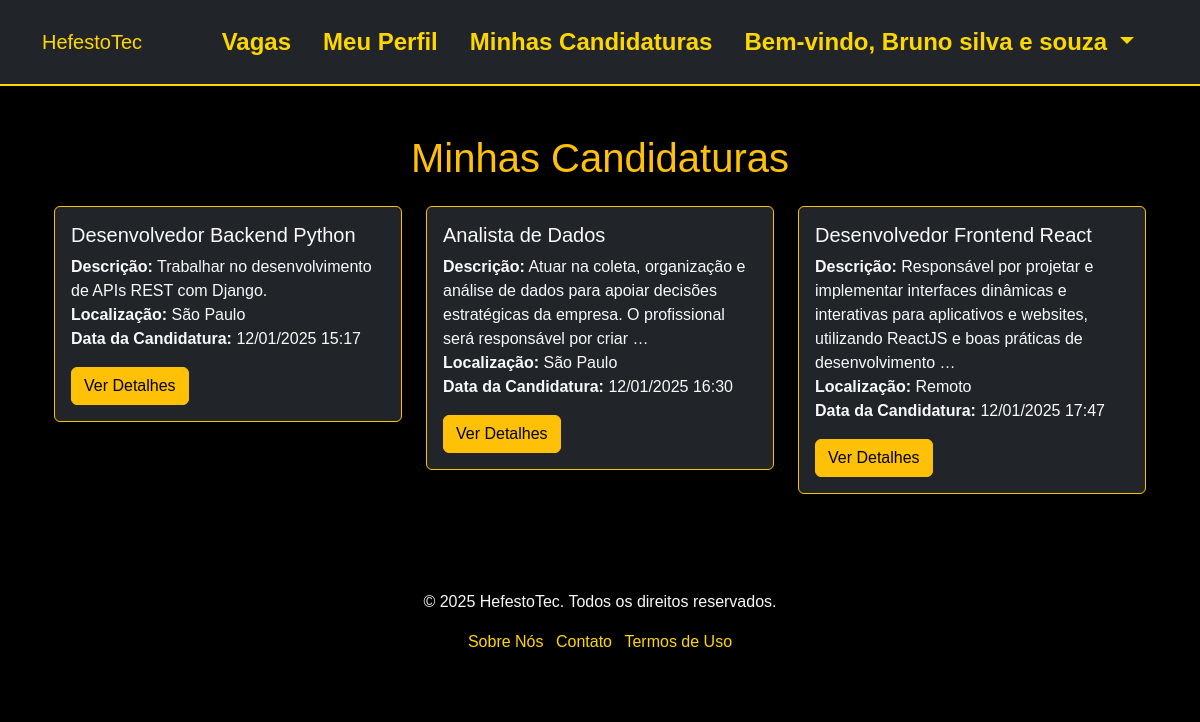
The page /perfil/minhas-candidaturas/ (signed in) on the database as committed earlier.
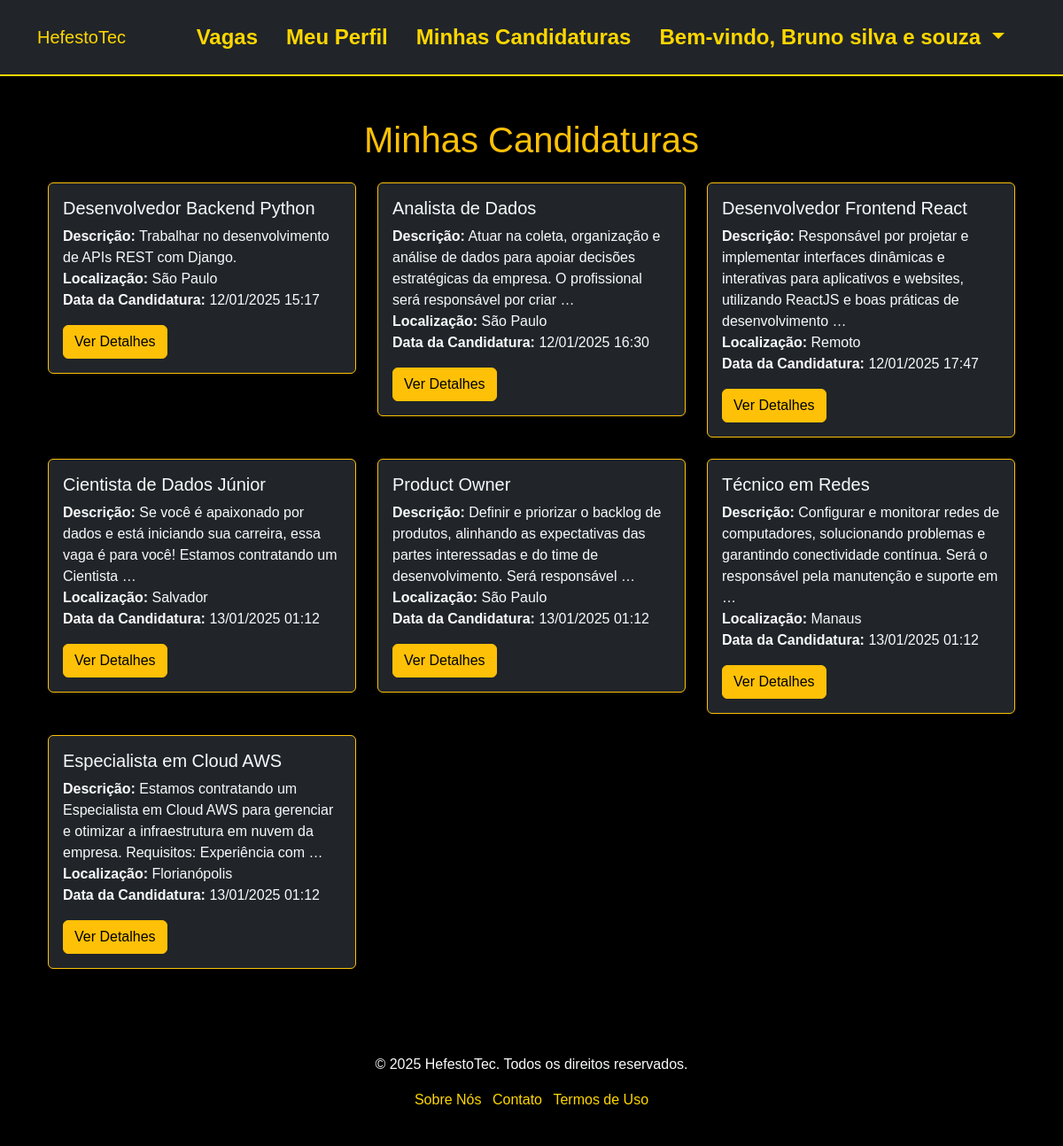
The same page on the database as committed later.
### vagas/models.py (models this page shows, shortened)
class Usuario(AbstractUser):
    pass

class Candidatura(models.Model):
    vaga = models.ForeignKey(Vaga, on_delete=models.CASCADE)
    candidato = models.ForeignKey(settings.AUTH_USER_MODEL, on_delete=models.CASCADE)
    data_candidatura = models.DateTimeField(auto_now_add=True)

class Vaga(models.Model):
    titulo = models.CharField(max_length=255)
    descricao = models.TextField()
    localizacao = models.CharField(max_length=100)
    salario = models.DecimalField(max_digits=10, decimal_places=2, null=True, blank=True)
    tipo = models.CharField(max_length=50, blank=True, null=True)
    beneficios = models.TextField(blank=True, null=True)
    status = models.CharField(max_length=50, blank=True, null=True)
    prazo_inscricao = models.DateField(blank=True, null=True)
    data_criacao = models.DateTimeField(auto_now_add=True)

### vagas/views.py (the view)
# urls.py: path('perfil/minhas-candidaturas/', views.minhas_candidaturas, name='minhas_candidaturas'),  # Listar candidaturas do usuário
@login_required
def minhas_candidaturas(request):
    candidaturas = Candidatura.objects.filter(candidato=request.user).select_related('vaga')
    return render(request, 'vagas/minhas_candidaturas.html', {'candidaturas': candidaturas})

### vagas/templates/vagas/minhas_candidaturas.html
{% extends 'vagas/base.html' %}
{% block content %}
<div class="container mt-5">
    <h1 class="text-center mb-4 text-warning">Minhas Candidaturas</h1>
    {% if candidaturas %}
        <div class="row">
            {% for candidatura in candidaturas %}
                <div class="col-md-4 mb-4">
                    <div class="card bg-dark text-light border-warning shadow-sm">
                        <div class="card-body">
                            <h5 class="card-title">{{ candidatura.vaga.titulo }}</h5>
                            <p class="card-text">
                                <strong>Descrição:</strong> {{ candidatura.vaga.descricao|truncatewords:20 }}<br>
                                <strong>Localização:</strong> {{ candidatura.vaga.localizacao }}<br>
                                <strong>Data da Candidatura:</strong> {{ candidatura.data_candidatura|date:"d/m/Y H:i" }}
                            </p>
                            <a href="{% url 'detalhes_vaga' candidatura.vaga.id %}" class="btn btn-warning">Ver Detalhes</a>
                        </div>
                    </div>
                </div>
            {% endfor %}
        </div>
    {% else %}
        <p class="text-center text-light">Você ainda não se candidatou a nenhuma vaga.</p>
    {% endif %}
</div>
{% endblock %}

### vagas/templates/vagas/base.html (shortened to what this page needs)
<!DOCTYPE html>
<html lang="pt-br">
<head>
    {% load static %}
    <link href="https://cdn.jsdelivr.net/npm/bootstrap@5.3.1/dist/css/bootstrap.min.css" rel="stylesheet">
    <link rel="stylesheet" href="{% static 'css/styles.css' %}">
</head>
<body>
    <nav class="navbar navbar-expand-lg navbar-dark bg-dark">
        <div class="container">
            <a class="navbar-brand" href="{% url 'index' %}">HefestoTec</a>
            <div class="collapse navbar-collapse" id="navbarNav">
                <ul class="navbar-nav ms-auto">
                    <li class="nav-item me-3">
                        <a class="nav-link" href="{% url 'listar_vagas' %}">Vagas</a>
                    </li>
                    {% if user.is_authenticated %}
                        <li class="nav-item me-3">
                            <a class="nav-link" href="{% url 'meu_perfil' %}">Meu Perfil</a>
                        </li>
                        <li class="nav-item me-3">
                            <a class="nav-link" href="{% url 'minhas_candidaturas' %}">Minhas Candidaturas</a>
                        </li>
                        <li class="nav-item dropdown me-3">
                            <a class="nav-link dropdown-toggle" href="#" id="navbarDropdown" role="button" data-bs-toggle="dropdown" aria-expanded="false">
                                Bem-vindo, {{ user.first_name|default:user.username }}
                            </a>
                        </li>
                    {% else %}
                        <li class="nav-item me-3">
                            <a class="nav-link" href="{% url 'login' %}">Login</a>
                        </li>
                    {% endif %}
                </ul>
            </div>
        </div>
    </nav>
    <main class="container my-4">
        {% block content %}
        {% endblock %}
    </main>
    <footer class="bg-black text-light text-center py-4 mt-5">
        <div class="container">
            <p>&copy; 2025 HefestoTec. Todos os direitos reservados.</p>
            <ul class="list-inline">
                <li class="list-inline-item">
                    <a href="{% url 'sobre_nos' %}" class="footer-link">Sobre Nós</a>
                </li>
                <li class="list-inline-item">
                    <a href="{% url 'contato' %}" class="footer-link">Contato</a>
                </li>
                <li class="list-inline-item">
                    <a href="{% url 'termos_de_uso' %}" class="footer-link">Termos de Uso</a>
                </li>
            </ul>
        </div>
    </footer>
</body>
</html>

### vagas/static/vagas/styles.css (style rules this page uses)
:root { --color-primary: #FFD700; --color-black: #000000; --color-white: #FFFFFF; }
html, body { height: 100%; margin: 0; padding: 0; background-color: var(--color-black); color: var(--color-white); font-family: 'Arial', sans-serif; overflow-x: hidden; }
.navbar { background-color: var(--color-black); border-bottom: 2px solid var(--color-primary); padding: 1rem; }
.nav-link { color: var(--color-primary); font-weight: bold; font-size: 1.5rem; transition: color 0.3s ease; }
footer { background-color: var(--color-black); color: var(--color-white); padding: 2.5rem 1rem; text-align: center; }
footer a { color: var(--color-primary); text-decoration: none; transition: color 0.3s; }

### vagas/templates/vagas/base.html (style rules this page uses)
.footer-link { color: #FFD700; text-decoration: none; }
.nav-link { color: #FFD700 !important; font-weight: bold; }
.navbar-brand { color: #FFD700 !important; }
body { background-color: #000; color: #fff; }

Rows that differ between the two databases and show on the page:
added Candidatura: vaga.titulo "Cientista de Dados Júnior", vaga.descricao "Se você é apaixonado por dados e está iniciando sua carreira, essa vaga é para você! Estamos contratando um Cientista …", vaga.localizacao "Salvador", data_candidatura "13/01/2025 01:12"
added Candidatura: vaga.titulo "Product Owner", vaga.descricao "Definir e priorizar o backlog de produtos, alinhando as expectativas das partes interessadas e do time de desenvolvimento. Será responsável …", vaga.localizacao "São Paulo", data_candidatura "13/01/2025 01:12"
added Candidatura: vaga.titulo "Técnico em Redes", vaga.descricao "Configurar e monitorar redes de computadores, solucionando problemas e garantindo conectividade contínua. Será o responsável pela manutenção e suporte em …", vaga.localizacao "Manaus", data_candidatura "13/01/2025 01:12"
added Candidatura: vaga.titulo "Especialista em Cloud AWS", vaga.descricao "Estamos contratando um Especialista em Cloud AWS para gerenciar e otimizar a infraestrutura em nuvem da empresa. Requisitos: Experiência com …", vaga.localizacao "Florianópolis", data_candidatura "13/01/2025 01:12"
